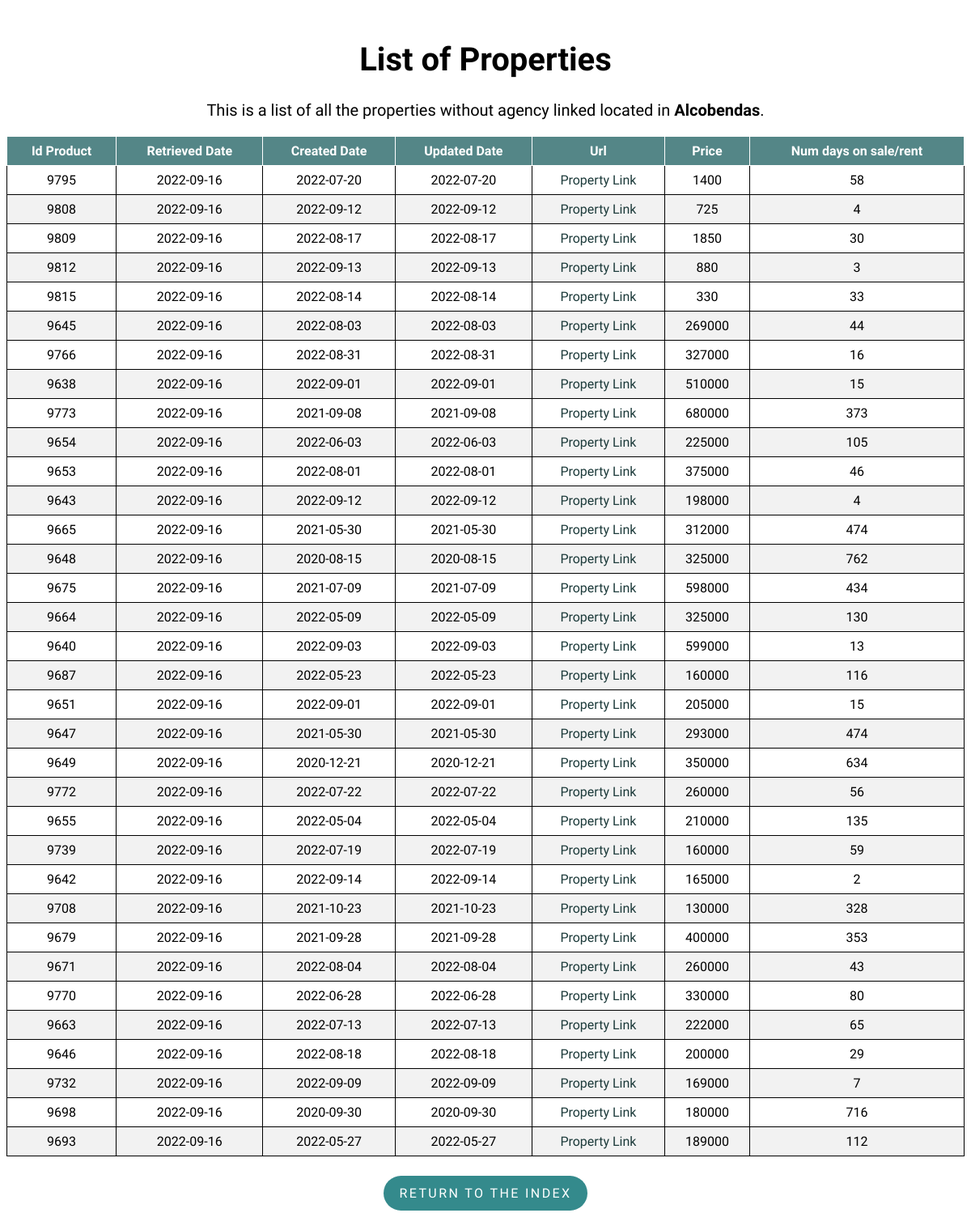
Page /property/Alcobendas on the committed database.
### flask-app/read_db.py (models this page shows)
class Property(db.Model):
    __tablename__ = 'properties'
    id_product = db.Column(db.Integer, primary_key=True)
    retrieved_date = db.Column(db.Date)
    created_date = db.Column(db.Date)
    url = db.Column(db.Text)
    mobile = db.Column(db.Integer)
    agency = db.Column(db.Text)
    real_estate_id = db.Column(db.Integer)
    price = db.Column(db.Integer)
    type_id = db.Column(db.Integer)
    trans_type_id = db.Column(db.Integer)
    location = db.Column(db.Text)
    num_days = db.Column(db.Integer)
    updated_date = db.Column(db.Date)

### flask-app/read_db.py (the view)
@app.route('/property/<location>', methods=['GET', 'POST'])
def property(location):
    properties = Property.query.filter_by(
        type_id=1, location=location).order_by(Property.url).distinct()
    return render_template('list.html', properties=properties, location=location)

### flask-app/templates/list.html (shortened to what this page needs)
<!DOCTYPE html>
<html lang="en">
<head>
    <link rel="stylesheet" type="text/css" href="{{ url_for('static', filename='styles/style.css') }}">
    <link rel="stylesheet" type="text/css" href="{{ url_for('static', filename='styles/tablesort.css') }}">
</head>
<body>
    <h1 class="list_header" style="font-size:40px;">List of Properties</h1>
    <p class="list_header" style="margin-top: 25px;font-size:20px;">This is a list of all the properties without agency linked located in
        <strong>{{ location }}</strong>.
    </p>
    <table class="table table-sortable">
        <thead>
            <tr>
                <th>Id Product</th>
                <th>Retrieved Date</th>
                <th>Created Date</th>
                <th>Updated Date</th>
                <th>Url</th>
                <th>Price</th>
                <th>Num days on sale/rent</th>
            </tr>
        </thead>
        <tbody>
            {% for property in properties %}
            <tr>
                <td>{{ property.id_product }}</td>
                <td>{{ property.retrieved_date }}</td>
                <td>{{ property.created_date }}</td>
                <td>{{ property.updated_date }}</td>
                <td>
                    <a class="property_link" href={{ property.url }}>Property Link</a>
                </td>
                <td><a>{{ property.price }}</a></td>
                <td>{{ property.num_days }}</td>
            </tr>
            {% endfor %}
        </tbody>
    </table>
    <div class = "btn_container">
        <p class="return_btn"><a class = "btn_link" href="{{ url_for('index') }}">Return to the index</a></p>
    </div>
</body>
</html>

### flask-app/static/styles/style.css (style rules this page uses)
body { font-family: 'Muli','Open Sans','Open Sans-fallback',sans-serif; }
table, th, td { border: 1px solid; }
table { width: 100%; border-collapse: collapse; }
th, td { text-align: center; padding: 8px; }
tr:nth-child(even) { background-color: #f2f2f2 }
th { background-color: rgb(84, 134, 135); color: white; }
.index_header, .list_header { margin-top: 50px; text-align: center; }
a.property_link { text-decoration: none; }
a.property_link:link, a.property_link:visited { color: rgb(28, 58, 58); }
.return_btn { display: inline-block; padding: .75rem 1.25rem; border-radius: 10rem; text-transform: uppercase; font-size: 1rem; letter-spacing: .15rem; transition: all .3s; position: relative; overflow: hidden; z-index: 1; background-color: rgb(52, 138, 140); }
.btn_link { text-decoration: none; color: #fff; }
.btn_container { margin-top: 8px; display: flex; justify-content: center; align-items: center; }

### flask-app/static/styles/tablesort.css (style rules this page uses)
.table-sortable th { cursor: pointer; }

### rows in the picture
Property: id_product "9795", retrieved_date "2022-09-16", created_date "2022-07-20", updated_date "2022-07-20", price "1400", num_days "58"
Property: id_product "9808", retrieved_date "2022-09-16", created_date "2022-09-12", updated_date "2022-09-12", price "725", num_days "4"
Property: id_product "9809", retrieved_date "2022-09-16", created_date "2022-08-17", updated_date "2022-08-17", price "1850", num_days "30"
Property: id_product "9812", retrieved_date "2022-09-16", created_date "2022-09-13", updated_date "2022-09-13", price "880", num_days "3"
Property: id_product "9815", retrieved_date "2022-09-16", created_date "2022-08-14", updated_date "2022-08-14", price "330", num_days "33"
Property: id_product "9645", retrieved_date "2022-09-16", created_date "2022-08-03", updated_date "2022-08-03", price "269000", num_days "44"
Property: id_product "9766", retrieved_date "2022-09-16", created_date "2022-08-31", updated_date "2022-08-31", price "327000", num_days "16"
Property: id_product "9638", retrieved_date "2022-09-16", created_date "2022-09-01", updated_date "2022-09-01", price "510000", num_days "15"
Property: id_product "9773", retrieved_date "2022-09-16", created_date "2021-09-08", updated_date "2021-09-08", price "680000", num_days "373"
Property: id_product "9654", retrieved_date "2022-09-16", created_date "2022-06-03", updated_date "2022-06-03", price "225000", num_days "105"
Property: id_product "9653", retrieved_date "2022-09-16", created_date "2022-08-01", updated_date "2022-08-01", price "375000", num_days "46"
Property: id_product "9643", retrieved_date "2022-09-16", created_date "2022-09-12", updated_date "2022-09-12", price "198000", num_days "4"
Property: id_product "9665", retrieved_date "2022-09-16", created_date "2021-05-30", updated_date "2021-05-30", price "312000", num_days "474"
Property: id_product "9648", retrieved_date "2022-09-16", created_date "2020-08-15", updated_date "2020-08-15", price "325000", num_days "762"
Property: id_product "9675", retrieved_date "2022-09-16", created_date "2021-07-09", updated_date "2021-07-09", price "598000", num_days "434"
Property: id_product "9664", retrieved_date "2022-09-16", created_date "2022-05-09", updated_date "2022-05-09", price "325000", num_days "130"
Property: id_product "9640", retrieved_date "2022-09-16", created_date "2022-09-03", updated_date "2022-09-03", price "599000", num_days "13"
Property: id_product "9687", retrieved_date "2022-09-16", created_date "2022-05-23", updated_date "2022-05-23", price "160000", num_days "116"
Property: id_product "9651", retrieved_date "2022-09-16", created_date "2022-09-01", updated_date "2022-09-01", price "205000", num_days "15"
Property: id_product "9647", retrieved_date "2022-09-16", created_date "2021-05-30", updated_date "2021-05-30", price "293000", num_days "474"
Property: id_product "9649", retrieved_date "2022-09-16", created_date "2020-12-21", updated_date "2020-12-21", price "350000", num_days "634"
Property: id_product "9772", retrieved_date "2022-09-16", created_date "2022-07-22", updated_date "2022-07-22", price "260000", num_days "56"
Property: id_product "9655", retrieved_date "2022-09-16", created_date "2022-05-04", updated_date "2022-05-04", price "210000", num_days "135"
Property: id_product "9739", retrieved_date "2022-09-16", created_date "2022-07-19", updated_date "2022-07-19", price "160000", num_days "59"
Property: id_product "9642", retrieved_date "2022-09-16", created_date "2022-09-14", updated_date "2022-09-14", price "165000", num_days "2"
Property: id_product "9708", retrieved_date "2022-09-16", created_date "2021-10-23", updated_date "2021-10-23", price "130000", num_days "328"
Property: id_product "9679", retrieved_date "2022-09-16", created_date "2021-09-28", updated_date "2021-09-28", price "400000", num_days "353"
Property: id_product "9671", retrieved_date "2022-09-16", created_date "2022-08-04", updated_date "2022-08-04", price "260000", num_days "43"
Property: id_product "9770", retrieved_date "2022-09-16", created_date "2022-06-28", updated_date "2022-06-28", price "330000", num_days "80"
Property: id_product "9663", retrieved_date "2022-09-16", created_date "2022-07-13", updated_date "2022-07-13", price "222000", num_days "65"
Property: id_product "9646", retrieved_date "2022-09-16", created_date "2022-08-18", updated_date "2022-08-18", price "200000", num_days "29"
Property: id_product "9732", retrieved_date "2022-09-16", created_date "2022-09-09", updated_date "2022-09-09", price "169000", num_days "7"
Property: id_product "9698", retrieved_date "2022-09-16", created_date "2020-09-30", updated_date "2020-09-30", price "180000", num_days "716"
Property: id_product "9693", retrieved_date "2022-09-16", created_date "2022-05-27", updated_date "2022-05-27", price "189000", num_days "112"

### other values in the picture
{{ location }} "Alcobendas"
